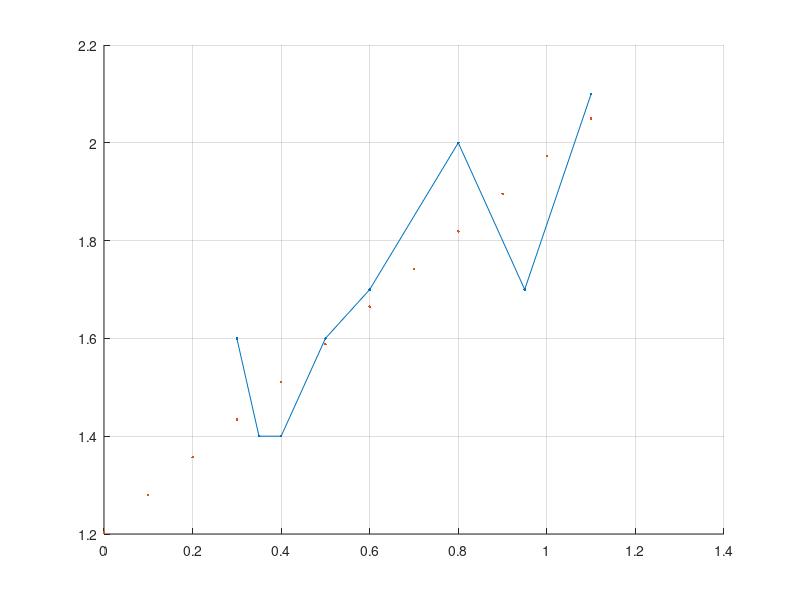

Here is the MATLAB script that generated this plot:
clc
X = [0.30 0.35 0.4 0.5 0.6 0.8 0.95 1.1];
nX = length(X);
Y = [1.6 1.4 1.4 1.6 1.7 2 1.7 2.1];

%m = (nX*sum(X.*Y)-sum(X)*sum(Y))/(nX*sum(X.^2)-(sum(X))^2)
%c = (sum(Y)-m*sum(X))/(nX)

%init
w = [0.5 0.5];
eta = 0.3;
for step=1:10
    for i= 1:nX
        t = w(1)*X(i)+w(2);

        gama = Y(i) - t;

        dw = eta*gama*[X(i) 1];

        w = w + dw;
    end
end
x = 0:(X(nX)-X(1))/nX:X(nX);
y = x*w(1)+w(2);
grid on
hold on
plot(X,Y,'.-');
plot(x,y,'.');




% bimod(X,Y)